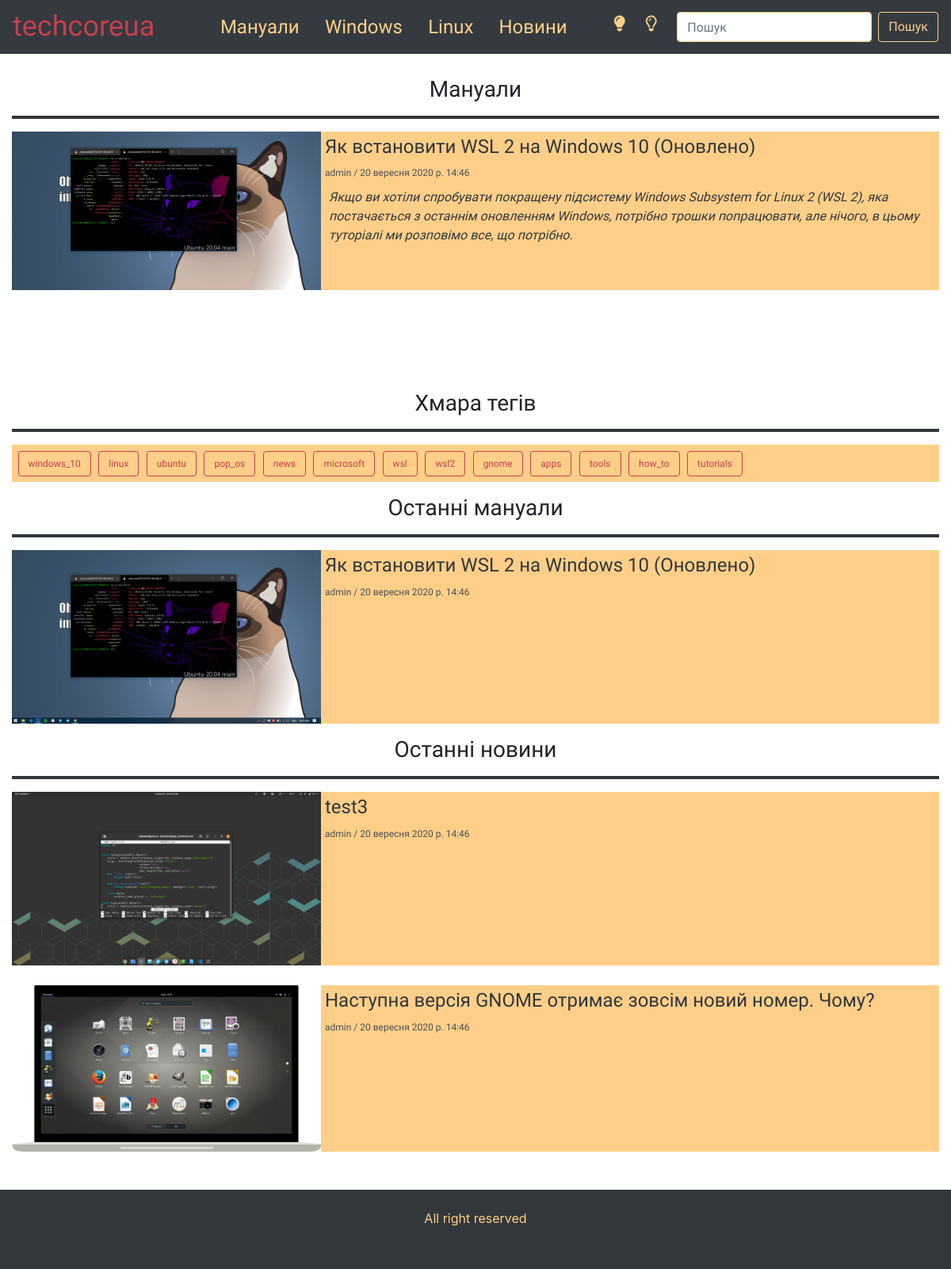
Page /category/manuals/ on the earlier database version.
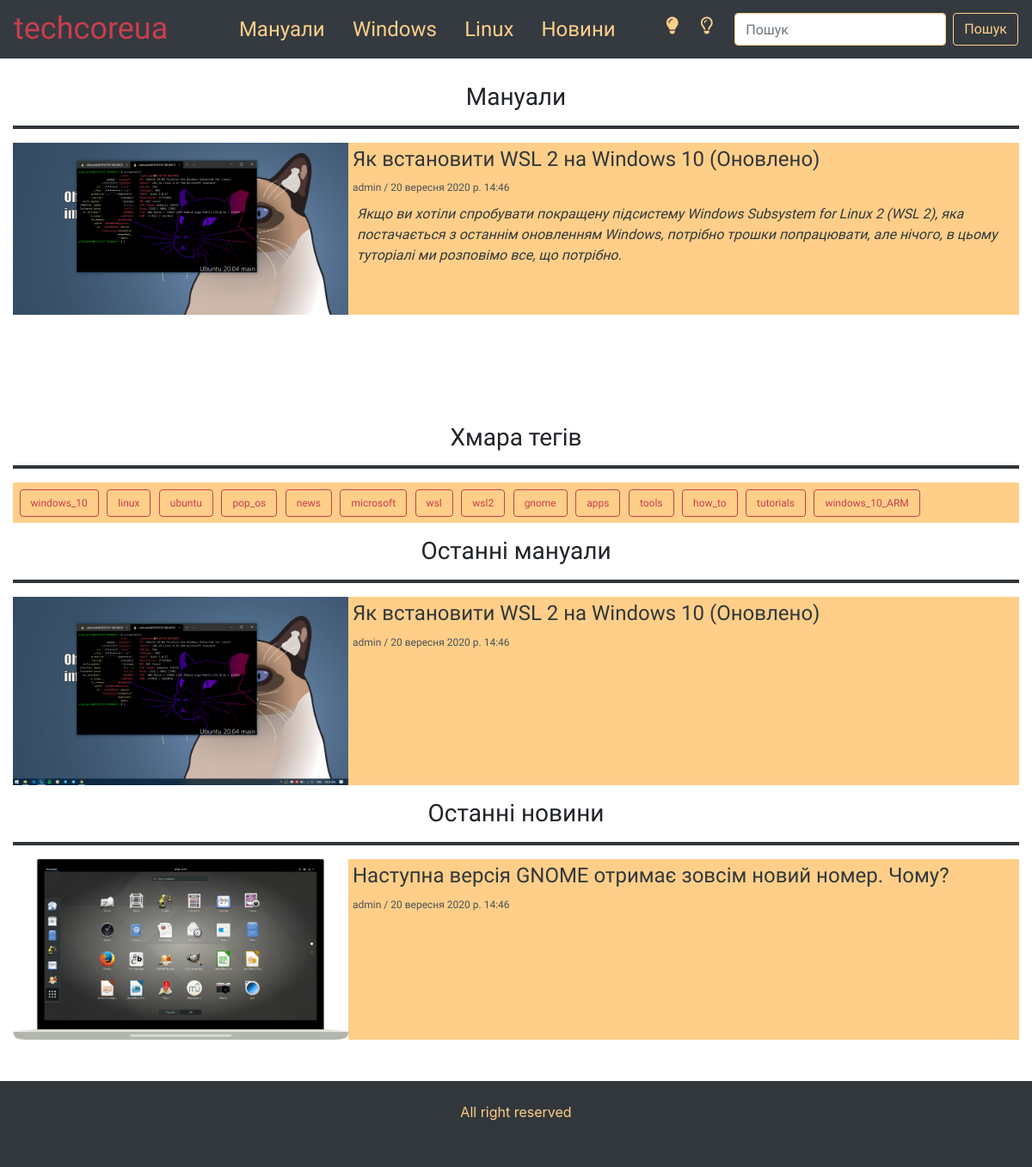
Same page on the later database version.
### core/models.py (models this page shows, shortened)
class Category(models.Model):
    title = models.CharField(max_length=50, verbose_name='Категорія')
    slug = AutoSlugField(populate_from='title',
                        unique=True,
                        allow_unicode=True,
                        max_length=200)
    def get_absolute_url(self):
        return reverse('core:category_page', kwargs={'slug': self.slug})
    class Meta:
        verbose_name_plural = 'Категорії'

class Post(models.Model):
    title = models.CharField(max_length=150, verbose_name='Назва')
    main_image = models.ImageField(verbose_name='Головне фото', upload_to='uploads/main_images')
    preview_text = models.CharField(verbose_name='Текст-прев\`ю', max_length=300)
    text = models.CharField(max_length=20000, verbose_name='Текст')
    slug = AutoSlugField(populate_from='title',
                        unique=True,
                        allow_unicode=True,
                        max_length=200)
    creating_date = models.DateTimeField(verbose_name='Дата створення', auto_now_add=True)
    category = models.ForeignKey(Category, on_delete=models.CASCADE)
    tags = models.ManyToManyField(Tags, verbose_name='Теги')
    star = models.BooleanField(verbose_name='Star', default=False)
    def get_absolute_url(self):
        return reverse('core:post_page', kwargs={'slug': self.slug})
    class Meta:
        verbose_name_plural = 'Пости'
        ordering = ('-creating_date',)

class Tags(models.Model):
    title = models.CharField(max_length=50, verbose_name='Назва')
    slug = AutoSlugField(populate_from='title',
                        unique=True,
                        allow_unicode=True,
                        max_length=200)
    def get_absolute_url(self):
        return reverse('core:tag_page', kwargs={'slug': self.slug})
    class Meta:
        verbose_name_plural = 'Теги'
        ordering = ('id',)

### core/views.py (the view)
# urls.py: path('category/<slug:slug>/', views.category_page, name='category_page'),
def category_page(request, slug):
    tags = Tags.objects.all()
    categories = Category.objects.all()
    category = Category.objects.filter(slug=slug).first()
    news_posts = Post.objects.filter(category__title='Новини').all()
    manuals_posts = Post.objects.filter(category__title='Мануали').all()
    posts_list = Post.objects.filter(category=category)
    page = request.GET.get('page', 1)
    paginator = Paginator(posts_list, 10)
    try:
        posts = paginator.page(page)
    except PageNotAnInteger:
        posts = paginator.page(1)
    except EmptyPage:
        posts = paginator.page(paginator.num_pages)
    context={
        'tags': tags,
        'posts': posts,
        'news_posts': news_posts,
        'manuals_posts': manuals_posts,
        'category': category,
        'categories': categories
    }
    return render(request, 'category-page.html', context=context)

### templates/category-page.html (shortened to what this page needs)
{% extends 'base.html' %}
{% load static %}
{% block content %}
        <div class="col-12 mt-5 pt-5 category-page-container">
            <div class="wrapper">
                <h3 class="category-pageh3 text-center">{{category.title}}</h3><hr>
                <div class="category-page-posts">
                    {% for post in posts %}
                        <div class="category-page-post">
                            <img class="img-fluid category-page-post-img" src="{{post.main_image.url}}" alt="" srcset="">
                            <div class="category-page-post-text">
                                <a class="read_more" href="{{post.get_absolute_url}}"><h4 class="post-titleh4">{{post.title}}</h4></a>
                                <p class="autor-date-area">admin / {{post.creating_date}}</p>
                                <p class="post-preview">{{post.preview_text}}</p>
                            </div>
                        </div>
                    {% endfor %}
                </div>
            </div>
            <div class="sidebar mb-5">
                <h3 class="category-pageh3 text-center">Хмара тегів</h3><hr>
                <div class="tags_cloud mb-3">
                    {% for tag in tags %}
                        <a href="{{tag.get_absolute_url}}" class="btn">{{tag.title}}</a>
                    {% endfor %}
                </div>
                <h3 class="category-pageh3 text-center">Останні мануали</h3><hr>
                <div class="sidebar-posts">
                    {% for manual in manuals_posts %}
                    <div class="sidebar-page-post">
                        <img class="img-fluid sidebar-page-post-img" src="{{manual.main_image.url}}" alt="" srcset="">
                        <div class="sidebar-page-post-text">
                            <a class="read_more" href="{{manual.get_absolute_url}}"><h4 class="post-titleh4">{{manual.title}}</h4></a>
                            <p class="autor-date-area">admin / {{manual.creating_date}}</p>
                        </div>
                    </div>
                    {% endfor %}
                </div>
                <h3 class="category-pageh3 text-center mt-3">Останні новини</h3><hr>
                <div class="sidebar-posts">
                    {% for news in news_posts %}
                    <div class="sidebar-page-post">
                        <img class="img-fluid sidebar-page-post-img" src="{{news.main_image.url}}" alt="" srcset="">
                        <div class="sidebar-page-post-text">
                            <a class="read_more" href="{{news.get_absolute_url}}"><h4 class="post-titleh4">{{news.title}}</h4></a>
                            <p class="autor-date-area">admin / {{news.creating_date}}</p>
                        </div>
                    </div>
                    {% endfor %}
                </div>
            </div>
        </div>
    {% endblock content %}

### templates/base.html (shortened to what this page needs)
{% load static %}
<!DOCTYPE html>
<html lang="en">
    <head>
        <link rel="stylesheet" href="https://stackpath.bootstrapcdn.com/bootstrap/4.5.2/css/bootstrap.min.css">
        <link rel="stylesheet" href="{% static 'css/style.css' %}">
        <link rel="stylesheet" id="theme-style">
    </head>
<body>
  <header>
    <nav class="navbar navbar-expand-xl navbar-dark bg-dark custom-navbar fixed-top">
      <a class="custom-brand" href="/"><h2>techcoreua</h2></a>
      <div class="collapse navbar-collapse" id="navbarTogglerDemo02">
        <ul class="navbar-nav mr-auto mt-2 mt-lg-0">
          {% for category in categories %}
          <li class="nav-item nav-item-custom">
            <a class="nav-link nav-link-custom" href="{{category.get_absolute_url}}">{{category.title}}</a>
          </li>
          {% endfor %}
        </ul>
        <div class="switchbox" style="display: flex;">
          <div class="sun theme-mode" data-mode='light'>
            <i class="fas fa-lightbulb fa-lg"></i>
          </div>
          <div class="moon theme-mode" data-mode='dark'>
            <i class="far fa-lightbulb fa-lg"></i>
          </div>
        </div>
        <form class="form-inline mb-4 my-lg-0" method="GET" action="{% url 'core:search_results' %}">
          <input class="form-control mr-sm-2 custom-input" type="text" placeholder="Пошук" name="q">
          <button class="btn my-2 my-sm-0 custom-search-button" type="submit">Пошук</button>
        </form>
      </div>
    </nav>
  </header>
  <main class="main">
        {% block content %}
        {% endblock content %}
  </main>
  <footer class="footer mt-auto">
    <div class="container text-center pt-4">All right reserved</div>
  </footer>
</body>
</html>

### static_in_venv/css/style.css (style rules this page uses)
:root { --mainColor:#32373B; --secondaryColor:#FFCF89; --mainText:#32373B; --secondaryText:#4b5156; --links-color:#C83E4D; --borderColor:#C83E4D; --mainHeaderscolorLight:#32373B; --mainHeaderscolorDark:#8A97A1; --mainFont:'Ruda', sans-serif; }
p { color: var(--mainText); }
html, body { padding: 0; margin: 0; }
html { scroll-behavior: smooth; }
a { color: var(--secondaryColor); text-decoration: none!important; font-family: var(--mainFont); }
ul { list-style: none; }
h2 { font-size: 36px; padding: 0; margin: 0; }
h3 { font-size: 28px; padding: 0; margin: 0; }
h4 { font-size: 24px; padding: 0; margin: 0; }
h1, h2, h3, h4, h5, h6 { font-family: var(--mainFont); }
p { font-family: var(--mainFont); padding: 0; margin: 0; }
.custom-navbar { background-color: var(--mainColor); }
.custom-brand { color: var(--links-color); margin-right: 5%; }
.nav-item-custom { margin-left: 4%; }
.nav-link-custom { font-size: 24px; color: var(--secondaryColor)!important; width: 15%; text-overflow: nowrap; }
.custom-input { border: 1px solid var(--secondaryColor); color: var(--mainHeaderscolorLight); font-family: var(--mainFont); }
.custom-search-button { color: var(--secondaryColor); border-color: var(--secondaryColor); font-family: var(--mainFont); }
.sun, .moon { cursor: pointer; display: flex; margin-right: 25px; color: var(--secondaryColor); }
.footer { height: 100px; background-color: var(--mainColor); color: var(--secondaryColor); }
.post-titleh4 { padding-top: 5px; padding-left: 5px; padding-bottom: 5px; }
.read_more h4, h6 { color: var(--mainText); }
hr { background-color: var(--mainColor); height: 3px; }
.post-preview { padding: 10px; margin: 0; font-style: italic; }
.autor-date-area { padding-left: 5px; padding-top: 5px; font-size: 12px; color: var(--secondaryText); }
.category-page-container { display: grid; grid-template-columns: 2fr 1fr; gap: 30px; }
.category-page-posts { display: grid; grid-template-columns: 1fr 1fr; gap: 25px; }
.category-page-post-text { background-color: var(--secondaryColor); }
.category-page-post img { height: 400px; width: 100%; object-fit: cover; object-position: center; }
.tags_cloud { background-color: var(--secondaryColor); padding: 5px; }
.tags_cloud a { border: 1px solid var(--links-color); color: var(--links-color); font-size: 12px; margin: 2.5px; }
.sidebar-posts { display: grid; gap: 25px; }
.sidebar-page-post { display: grid; grid-template-columns: 1fr 2fr; }
.sidebar-page-post-img { height: 100%; width: 100%; object-fit: cover; }
.sidebar-page-post-text { background-color: var(--secondaryColor); }
@media screen and (max-width: 1300px) { .switchbox { margin-left: 43px; margin-bottom: 20px; margin-top: 10px; } }
@media screen and (max-width: 1300px) { .category-page-container { grid-template-columns: 1fr; } }
@media screen and (max-width: 1300px) { .category-page-posts { grid-template-columns: 1fr; } }
@media screen and (max-width: 1300px) { .category-page-post img { height: 200px; } }
@media screen and (max-width: 1300px) { .category-page-post { display: grid; grid-template-columns: 1fr 2fr; } }

Differences in the rows shown:
no longer on this page (row edited): Post: main_image (picture), title "test3", creating_date "20 вересня 2020 р. 14:46", shown under "Останні новини"
added Tags: title "windows_10_ARM"
